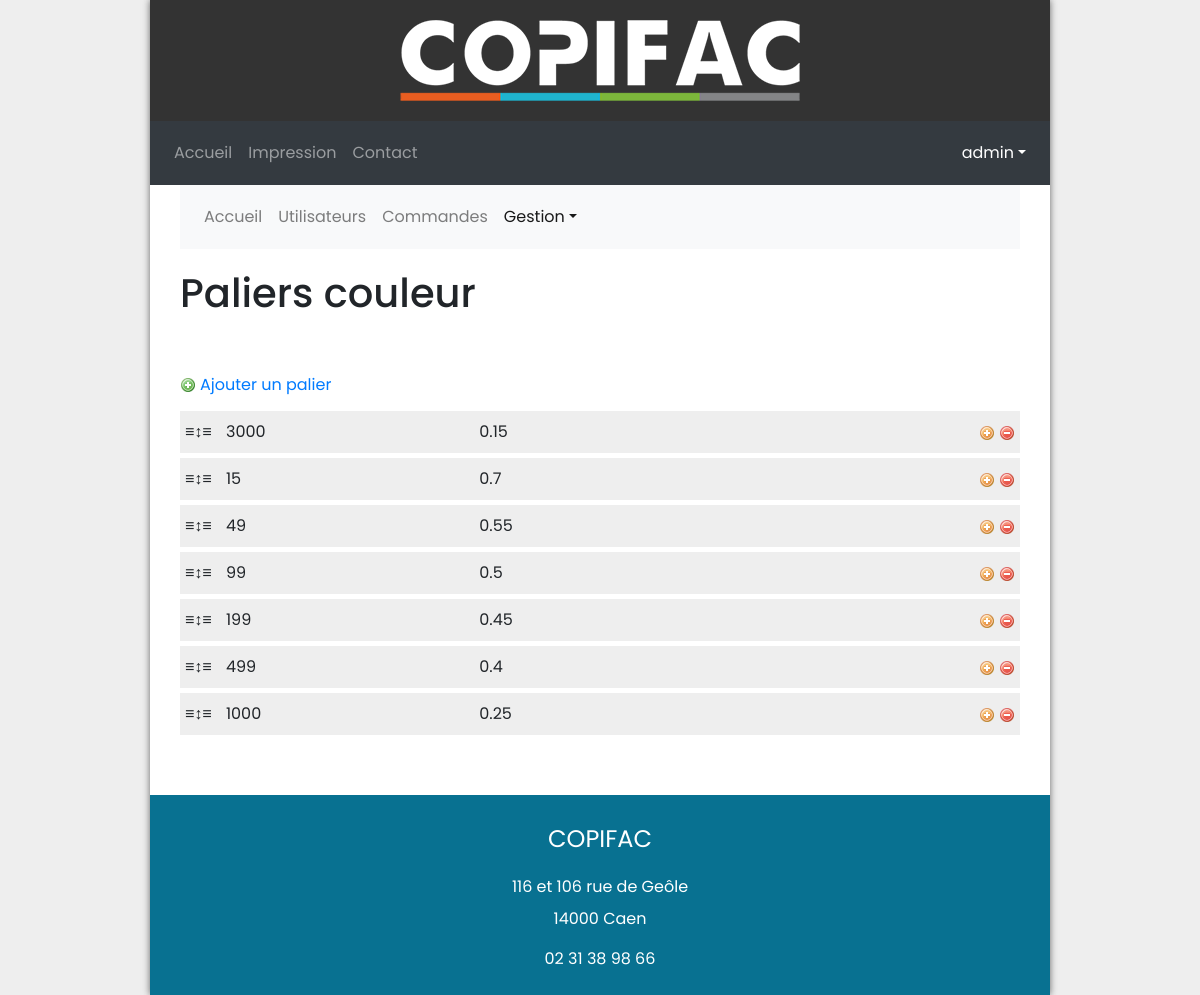
The app's page /index.php?action=adminPaliersC (signed in) with its own data.
### tables this page shows
CREATE TABLE `paliers_couleur` (
  `id` smallint(5) UNSIGNED NOT NULL,
  `palier` smallint(5) UNSIGNED NOT NULL,
  `prix` float NOT NULL,
  `position` tinyint(3) UNSIGNED NOT NULL
);

### models/dao/DbConnection.class.php (called while the page is built, shortened)
<?php
class DbConnection
{
    private static $connection;
    private static function connect(string $user_type)
    {
        $tParam = parse_ini_file($_SERVER['DOCUMENT_ROOT'] . '/config/paramDB.ini', true);
        extract($tParam[$user_type]);
        $dsn = "mysql:host=" . $host . "; port=" . $port . "; dbname=" . $bdd . "; charset=utf8";
        try {
            self::$connection = new PDO(
                $dsn,
                $user,
                $password,
                array(PDO::ATTR_ERRMODE => PDO::ERRMODE_EXCEPTION)
            );
        } catch (Exception $e) {
            die('<h4 style="color:#FF0000"; >Erreur de connexion ! </h4>');
        }
        return self::$connection;
    }
    public static function getConnection(string $user_type)
    {
        if (self::$connection != null) {
            return self::$connection;
        } else {
            return self::connect($user_type);
        }
    }
}

### controllers/authController.php (called while the page is built, shortened)
<?php
$password = '';

### controllers/adminPaliersCController.php (called while the page is built, shortened)
<?php
require_once _ROOT_DIR_ . '/models/dao/DbConnection.class.php';
function getPaliersC()
{
	$query = 'SELECT * FROM paliers_couleur ORDER BY position DESC';
	$sth = DbConnection::getConnection('administrateur')->query($query);
	$sth->execute();
	return $sth->fetchAll(PDO::FETCH_ASSOC);
}

### views/adminPaliersC.php (the view, shortened to what this page needs)
<?php
require_once 'controllers/adminPaliersCController.php';
$paliers = getPaliersC();
$css = '<link rel="stylesheet" href="/public/css/admin.css">';
require_once 'views/head.php';
require_once 'views/menuAdmin.php';
?>
<div class="row">
	<div class="col-12">
		<h1>Paliers couleur</h1>
	</div>
</div>
<?php if (isset($_GET['edit'])) {  ?>
<div class="row">
	<div class="col-12">
		<p class="back"><a href="?action=adminPaliersC">Annuler</a></p>
	</div>
</div>
<form action="" method="post">
	<div class="row">
		<div class="col-md-5">
			<p>
				<label for="palier">Palier</label><br>
				<input type="text" name="palier" id="palier" value="<?php echo htmlentities($palier, ENT_QUOTES); ?>">
			</p>
		</div>
		<div class="col-md-5">
			<p>
				<label for="prix">Prix</label><br>
				<input type="text" name="prix" id="prix" value="<?php echo htmlentities($prix, ENT_QUOTES); ?>">
			</p>
		</div>
		<div class="col-md-2">
			<p>
				<label class="d-none d-md-block">&nbsp;</label><br class="d-none d-md-block">
				<input class="full-width" type="submit" name="edit-btn" value="Enregistrer">
			</p>
		</div>
	</div>
</form>
<?php } else { ?>
<div class="row">
	<div class="col-12">
		<p class="add"><a href="?action=adminPaliersC&amp;edit">Ajouter un palier</a></p>
	</div>
</div>
<?php } ?>
<div class="row">
	<div class="col-12">
<?php
if (empty($paliers)){
?>
		<p>Aucun palier</p>
<?php
}
else {
?>
		<div class="drag">
			<ul id="draggable">
<?php
	foreach ($paliers as $data) {
?>
				<li id="listItem_<?php echo $data['id']; ?>">
					<span class="handle">≡↕≡</span>
					<span class="section"><?php echo $data['palier']; ?></span>
					<span class="section"><?php echo $data['prix']; ?></span>
					<div class="actions">
						<a href="?action=adminPaliersC&amp;edit=<?php echo $data['id']; ?>"><img src="/public/img/icon-mod.png" alt="Modifier" title="Modifier"></a>
						<a href="?action=adminPaliersC&amp;del=<?php echo $data['id']; ?>" onclick="return confirm('Voulez-vous vraiment supprimer cet élément ?')"><img src="/public/img/icon-sup.png" alt="Supprimer" title="Supprimer"></a>
					</div>
				</li>
<?php
	}
?>
			</ul>
		</div>
<?php
}
?>
	</div>
</div>
<?php
require_once 'views/footer.php';

### public/css/style.css (style rules this page uses)
* { box-sizing: border-box; }
body { background: #eee; font-size: 100%; font-family: 'Poppins', Arial, Helvetica, sans-serif; }
h1 { font-size: 2.5em; }
p { font-size: 1em; }
img { max-width:100%; }
p,ul,ol,table,fieldset,blockquote,pre,dl,address { line-height:2; margin:2em 0 0; }

### public/css/admin.css (style rules this page uses)
h1 { margin: 20px 0; }
.add a { background:url(/public/img/icon-add.png) 0 50% no-repeat; padding:0 0 0 20px; }
.drag { position:relative; }
.drag ul { margin:0; padding:5px 0; list-style:none; }
.drag li { position:relative; margin:5px 0; padding:5px; background:#eee; }
.drag li .section { display:inline-block; width:30%; }
.drag li .actions { float:right; }
.drag li .handle { cursor:ns-resize; margin:0 10px 0 0; }

### records on screen
paliers_couleur: palier "3000", prix "0.15"
paliers_couleur: palier "15", prix "0.7"
paliers_couleur: palier "49", prix "0.55"
paliers_couleur: palier "99", prix "0.5"
paliers_couleur: palier "199", prix "0.45"
paliers_couleur: palier "499", prix "0.4"
paliers_couleur: palier "1000", prix "0.25"

### other values on screen
$menuItem['name'] "Accueil"
$menuItem['name'] "Impression"
$menuItem['name'] "Contact"
$_SESSION['user']['pseudo'] "admin"
$menuItem['name'] "Utilisateurs"
$menuItem['name'] "Commandes"
$menuItem['name'] "Gestion"
